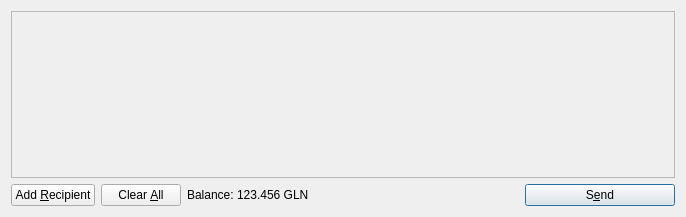
<?xml version="1.0" encoding="UTF-8"?>
<ui version="4.0">
 <class>SendFluxDialog</class>
 <widget class="QDialog" name="SendFluxDialog">
  <property name="geometry">
   <rect>
    <x>0</x>
    <y>0</y>
    <width>686</width>
    <height>217</height>
   </rect>
  </property>
  <property name="windowTitle">
   <string>Send Flux</string>
  </property>
  <layout class="QVBoxLayout" name="verticalLayout">
   <item>
    <widget class="QScrollArea" name="scrollArea">
     <property name="widgetResizable">
      <bool>true</bool>
     </property>
     <widget class="QWidget" name="scrollAreaWidgetContents">
      <property name="geometry">
       <rect>
        <x>0</x>
        <y>0</y>
        <width>666</width>
        <height>165</height>
       </rect>
      </property>
      <layout class="QVBoxLayout" name="verticalLayout_2">
       <property name="margin">
        <number>0</number>
       </property>
       <item>
        <layout class="QVBoxLayout" name="entries">
         <property name="spacing">
          <number>6</number>
         </property>
        </layout>
       </item>
       <item>
        <spacer name="verticalSpacer">
         <property name="orientation">
          <enum>Qt::Vertical</enum>
         </property>
         <property name="sizeHint" stdset="0">
          <size>
           <width>20</width>
           <height>40</height>
          </size>
         </property>
        </spacer>
       </item>
      </layout>
     </widget>
    </widget>
   </item>
   <item>
    <layout class="QHBoxLayout" name="horizontalLayout">
     <item>
      <widget class="QPushButton" name="addButton">
       <property name="toolTip">
        <string>Send to multiple recipients at once</string>
       </property>
       <property name="text">
        <string>Add &amp;Recipient</string>
       </property>
       <property name="icon">
        <iconset resource="../flux.qrc">
         <normaloff>:/icons/add</normaloff>:/icons/add</iconset>
       </property>
       <property name="autoDefault">
        <bool>false</bool>
       </property>
      </widget>
     </item>
     <item>
      <widget class="QPushButton" name="clearButton">
       <property name="sizePolicy">
        <sizepolicy hsizetype="Minimum" vsizetype="Fixed">
         <horstretch>0</horstretch>
         <verstretch>0</verstretch>
        </sizepolicy>
       </property>
       <property name="toolTip">
        <string>Remove all transaction fields</string>
       </property>
       <property name="text">
        <string>Clear &amp;All</string>
       </property>
       <property name="icon">
        <iconset resource="../flux.qrc">
         <normaloff>:/icons/remove</normaloff>:/icons/remove</iconset>
       </property>
       <property name="autoRepeatDelay">
        <number>300</number>
       </property>
       <property name="autoDefault">
        <bool>false</bool>
       </property>
      </widget>
     </item>
     <item>
      <layout class="QHBoxLayout" name="horizontalLayout_2">
       <property name="spacing">
        <number>3</number>
       </property>
       <item>
        <widget class="QLabel" name="label">
         <property name="text">
          <string>Balance:</string>
         </property>
        </widget>
       </item>
       <item>
        <widget class="QLabel" name="labelBalance">
         <property name="cursor">
          <cursorShape>IBeamCursor</cursorShape>
         </property>
         <property name="text">
          <string>123.456 GLN</string>
         </property>
         <property name="textInteractionFlags">
          <set>Qt::LinksAccessibleByMouse|Qt::TextSelectableByKeyboard|Qt::TextSelectableByMouse</set>
         </property>
        </widget>
       </item>
      </layout>
     </item>
     <item>
      <spacer name="horizontalSpacer">
       <property name="orientation">
        <enum>Qt::Horizontal</enum>
       </property>
       <property name="sizeHint" stdset="0">
        <size>
         <width>40</width>
         <height>20</height>
        </size>
       </property>
      </spacer>
     </item>
     <item>
      <widget class="QPushButton" name="sendButton">
       <property name="minimumSize">
        <size>
         <width>150</width>
         <height>0</height>
        </size>
       </property>
       <property name="toolTip">
        <string>Confirm the send action</string>
       </property>
       <property name="text">
        <string>S&amp;end</string>
       </property>
       <property name="icon">
        <iconset resource="../flux.qrc">
         <normaloff>:/icons/send</normaloff>:/icons/send</iconset>
       </property>
       <property name="default">
        <bool>true</bool>
       </property>
      </widget>
     </item>
    </layout>
   </item>
  </layout>
 </widget>
 <resources>
  <include location="../flux.qrc"/>
 </resources>
 <connections/>
</ui>
